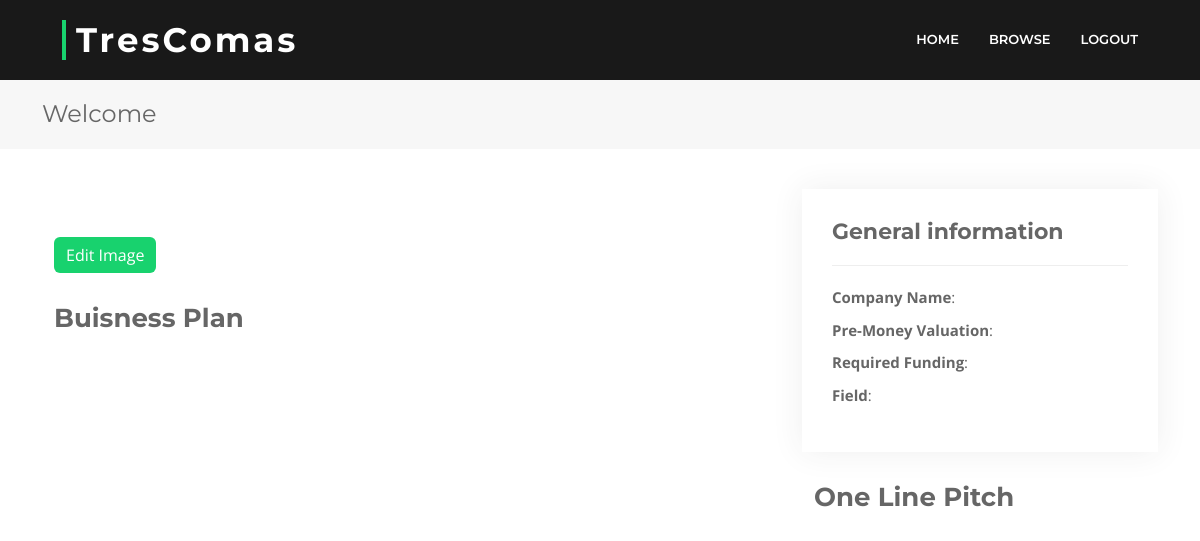
Before: /yprofile/ee with the older database file.
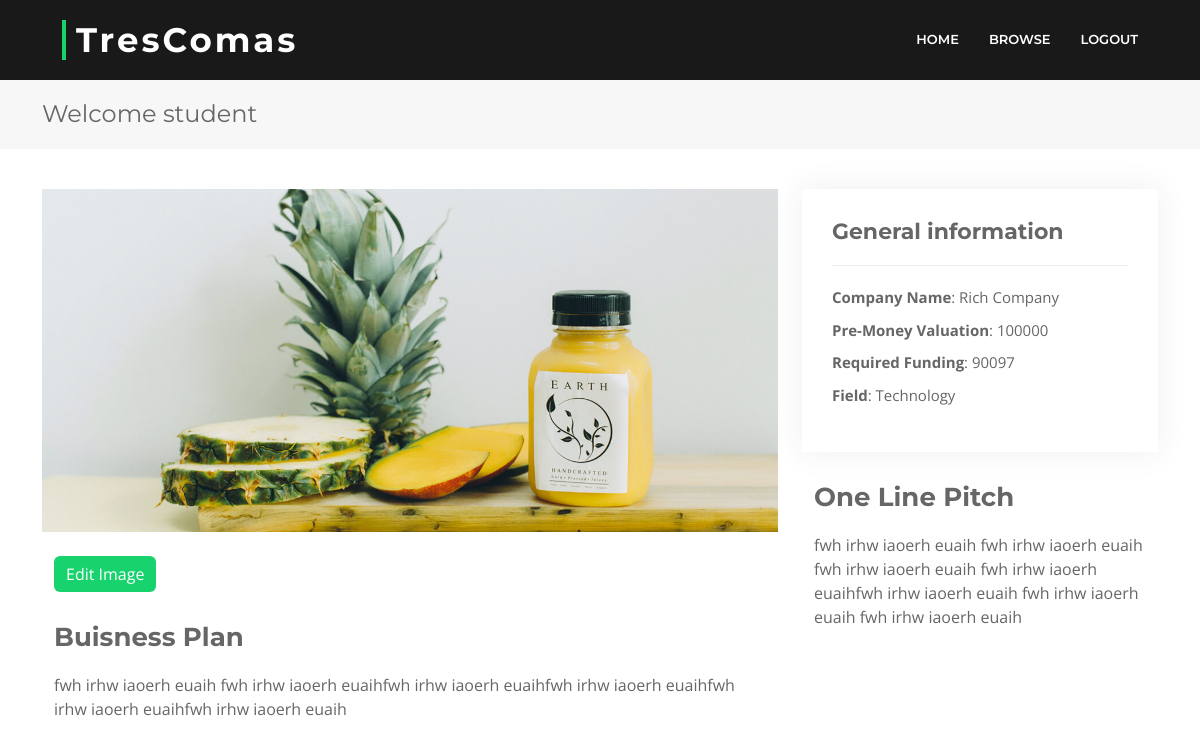
After: the same page with the newer database file.
### testx/models.py (models this page shows, shortened)
class Enterp(models.Model):
    user = models.OneToOneField(User, on_delete=models.CASCADE, default=None)
    name = models.CharField(max_length=100)
    username = models.CharField(max_length=100)
    companyname = models.CharField(max_length=100, default="")
    email = models.CharField(max_length=100)
    bplan = models.CharField(max_length=1000, default="Not Shared Yet")
    qpitch = models.CharField(max_length=1000, default="Not Shared Yet")
    cfunds = models.CharField(max_length=1000, default="Not Shared Yet")
    rfunding = models.CharField(max_length=1000, default="Not Shared Yet")
    field = models.CharField(max_length=1000, default="General")
    image = models.ImageField(default='1920-1.jpg')

### testx/views.py (the view, shortened to what this page needs)
# urls.py: path('yprofile/<str:pk>', views.yprofile, name="yprofile"),
def yprofile(request, pk):
    obj = Investor.objects.filter(username = pk).first()
    if obj is None:
        obj=Enterp.objects.filter(username = pk).first()
        return render(request, 'yourprofile.html', {'obj': obj})
    return render(request, 'yourprofile.html', {'obj': obj})

### template/yourprofile.html (shortened to what the changed rows need)
{% load static %}
<!DOCTYPE html>
<html lang="en">
<head>
  <link href="{% static '/vendor/animate.css/animate.min.css' %}" rel="stylesheet">
  <link href="{% static '/vendor/aos/aos.css' %}" rel="stylesheet">
  <link href="{% static '/vendor/bootstrap/css/bootstrap.min.css' %}" rel="stylesheet">
  <link href="{% static '/vendor/bootstrap-icons/bootstrap-icons.css' %}" rel="stylesheet">
  <link href="{% static '/vendor/glightbox/css/glightbox.min.css' %}" rel="stylesheet">
  <link href="{% static '/vendor/swiper/swiper-bundle.min.css' %}" rel="stylesheet">
  <link href="{% static '/css/style.css'%}" rel="stylesheet">
</head>
<body>
  <header id="header" class="fixed-top d-flex align-items-center header">
    <div class="container-fluid">
      <div class="row justify-content-center align-items-center">
        <div class="col-xl-11 d-flex align-items-center justify-content-between">
          <h1 class="logo"><a href="/" >TresComas</a></h1>
        </div>
      </div>
    </div>
  </header>
  <main id="main">
    <section class="breadcrumbs">
      <div class="container">
        <div class="d-flex justify-content-between align-items-center">
          <h2> Welcome {{obj.name}}</h2>
        </div>
      </div>
    </section>
    {% if user.is_staff %}
    <section id="portfolio-details" class="portfolio-details">
      <div class="container">
        <div class="row gy-4">
          <div class="col-lg-8">
            <div class="portfolio-details-slider swiper">
              <div class="swiper-wrapper align-items-center">
                <div class="swiper-slide">
                  <img src="{{obj.image.url}}" alt="">
                </div>
              </div>
              <div class="container mt-4">
                <a onclick="editphoto()"><button class="btn btn-primary" style="color: white; background:#18d26e; border: #18d26e; transition: 0.5s;">Edit Profile Photo</button></a>
                <br/>
                <div id="photo"></div>
                <div class="portfolio-description ">
                    <h2>About Investor</h2>
                    <p>
                      {{obj.details}}
                    </p>
                  </div>
              </div>
            </div>
          </div>
          <div class="col-lg-4">
            <div class="portfolio-info">
              <h3>General information</h3>
              <ul>
                <li><strong>Firm Name</strong>: {{obj.firmname}}</li>
                <li><strong>Networth</strong>: {{obj.networth}}</li>
                <li><strong>Equity Holdings</strong>: {{obj.comphold}}</li>
                <li><strong>Field of Interest</strong>: {{obj.invfield}}</li>
              </ul>
            </div>
            <div class="portfolio-description container">
              <h2>About Investor</h2>
              <p>
                {{obj.details}}
              </p>
            </div>
          </div>
        </div>
      </div>
    </section>
    {% else %}
    <section id="portfolio-details" class="portfolio-details">
        <div class="container">
          <div class="row gy-4">
            <div class="col-lg-8">
              <div class="portfolio-details-slider swiper">
                <div class="swiper-wrapper align-items-center">
                  <div class="swiper-slide">
                    <img src="{{obj.image.url}}" alt="">
                  </div>
                </div>
                <div class="container mt-4">
                  <a onclick="editphoto()"><button class="btn btn-primary" style="color: white; background:#18d26e; border: #18d26e; transition: 0.5s;">Edit Image</button></a>
                  <br/>
                  <div class="portfolio-description ">
                      <h2>Buisness Plan</h2>
                      <p>
                        {{obj.bplan}}
                      </p>
                    </div>
                </div>
              </div>
            </div>
            <div class="col-lg-4">
              <div class="portfolio-info">
                <h3>General information</h3>
                <ul>
                  <li><strong>Company Name</strong>: {{obj.companyname}}</li>
                  <li><strong>Pre-Money Valuation</strong>: {{obj.cfunds}}</li>
                  <li><strong>Required Funding</strong>: {{obj.rfunding}}</li>
                  <li><strong>Field</strong>: {{obj.field}}</li>
                </ul>
              </div>
              <div class="portfolio-description container">
                <h2>One Line Pitch</h2>
                <p>
                  {{obj.qpitch}}
                </p>
              </div>
            </div>
          </div>
        </div>
      </section>
    {% endif%}
  </main>
  </body>
  </html>

Changed rows visible on the page:
now on this page (row edited): Enterp: name "student", image (picture), bplan "fwh irhw iaoerh euaih fwh irhw iaoerh euaihfwh irhw iaoerh euaihfwh irhw iaoerh euaihfwh irhw iaoerh euaihfwh irhw iaoerh euaih", companyname "Rich Company", cfunds "100000", rfunding "90097", field "Technology", qpitch "fwh irhw iaoerh euaih fwh irhw iaoerh euaih fwh irhw iaoerh euaih fwh irhw iaoerh euaihfwh irhw iaoerh euaih fwh irhw iaoerh euaih fwh irhw iaoerh euaih"
